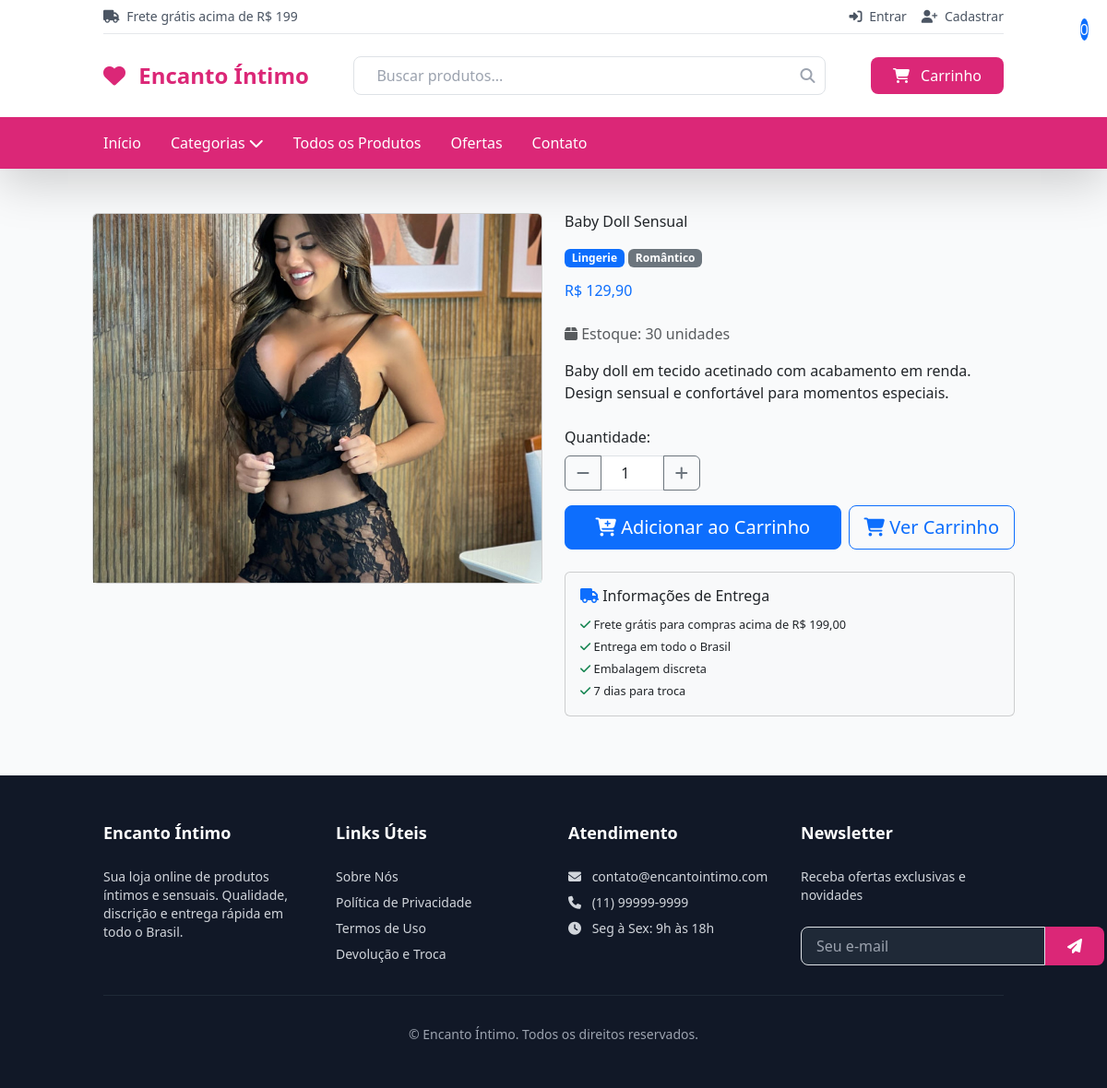
The page /produtos/baby-doll-sensual/ on the database its author committed.
### produtos/models.py (models this page shows, shortened)
class Produto(models.Model):
    TAMANHOS_CHOICES = [
        ('PP', 'PP'),
        ('P', 'P'),
        ('M', 'M'),
        ('G', 'G'),
        ('GG', 'GG'),
        ('XG', 'XG'),
        ('XXG', 'XXG'),
        ('UNICO', 'Tamanho Único'),
    ]
    nome = models.CharField(max_length=200, verbose_name="Nome")
    slug = models.SlugField(max_length=200, unique=True, blank=True)
    descricao = models.TextField(verbose_name="Descrição")
    descricao_curta = models.CharField(max_length=300, blank=True, verbose_name="Descrição Curta")
    preco = models.DecimalField(max_digits=10, decimal_places=2, verbose_name="Preço")
    preco_promocional = models.DecimalField(max_digits=10, decimal_places=2, blank=True, null=True, verbose_name="Preço Promocional")
    categoria = models.ForeignKey(Categoria, on_delete=models.CASCADE, related_name='produtos', verbose_name="Categoria")
    fornecedor = models.ForeignKey(Fornecedor, on_delete=models.CASCADE, related_name='produtos', verbose_name="Fornecedor")
    tags = models.ManyToManyField(Tag, blank=True, verbose_name="Tags")
    tamanhos_disponiveis = models.JSONField(default=list, verbose_name="Tamanhos Disponíveis")
    cores_disponiveis = models.JSONField(default=list, verbose_name="Cores Disponíveis")
    material = models.CharField(max_length=200, blank=True, verbose_name="Material")
    peso = models.DecimalField(max_digits=5, decimal_places=2, blank=True, null=True, verbose_name="Peso (kg)")
    estoque_virtual = models.PositiveIntegerField(default=999, verbose_name="Estoque Virtual")
    vendas_simuladas = models.PositiveIntegerField(default=0, verbose_name="Vendas Simuladas")
    meta_title = models.CharField(max_length=60, blank=True, verbose_name="Meta Title")
    meta_description = models.CharField(max_length=160, blank=True, verbose_name="Meta Description")
    ativo = models.BooleanField(default=True, verbose_name="Ativo")
    destaque = models.BooleanField(default=False, verbose_name="Produto em Destaque")
    data_cadastro = models.DateTimeField(auto_now_add=True, verbose_name="Data de Cadastro")
    data_atualizacao = models.DateTimeField(auto_now=True, verbose_name="Última Atualização")
    class Meta:
        verbose_name = "Produto"
        verbose_name_plural = "Produtos"
        ordering = ['-data_cadastro']
    @property
    def tem_promocao(self):
        return bool(self.preco_promocional and self.preco_promocional < self.preco)
    @property
    def imagem_principal(self):
        primeira_imagem = self.imagens.first()
        return primeira_imagem.imagem if primeira_imagem else None
    def estoque_disponivel(self):
        return max(0, self.estoque_virtual - self.vendas_simuladas)

class ImagemProduto(models.Model):
    produto = models.ForeignKey(Produto, on_delete=models.CASCADE, related_name='imagens', verbose_name="Produto")
    imagem = models.ImageField(upload_to='produtos/', verbose_name="Imagem")
    alt_text = models.CharField(max_length=200, blank=True, verbose_name="Texto Alternativo")
    ordem = models.PositiveIntegerField(default=0, verbose_name="Ordem")
    class Meta:
        verbose_name = "Imagem do Produto"
        verbose_name_plural = "Imagens dos Produtos"
        ordering = ['ordem']

class Categoria(models.Model):
    nome = models.CharField(max_length=100, unique=True, verbose_name="Nome")
    slug = models.SlugField(max_length=100, unique=True, blank=True)
    descricao = models.TextField(blank=True, verbose_name="Descrição")
    imagem = models.ImageField(upload_to='categorias/', blank=True, verbose_name="Imagem")
    ativo = models.BooleanField(default=True, verbose_name="Ativo")
    ordem = models.PositiveIntegerField(default=0, verbose_name="Ordem de Exibição")
    class Meta:
        verbose_name = "Categoria"
        verbose_name_plural = "Categorias"
        ordering = ['ordem', 'nome']

class Tag(models.Model):
    nome = models.CharField(max_length=50, unique=True, verbose_name="Nome")
    slug = models.SlugField(max_length=50, unique=True, blank=True)
    cor = models.CharField(max_length=7, default='#000000', verbose_name="Cor (Hex)")
    class Meta:
        verbose_name = "Tag"
        verbose_name_plural = "Tags"
        ordering = ['nome']

### produtos/views.py (the view)
# urls.py: path('<slug:slug>/', views.ProdutoDetailView.as_view(), name='produto_detail'),
class ProdutoDetailView(DetailView):
    model = Produto
    template_name = 'produtos/detalhe.html'
    context_object_name = 'produto'
    slug_field = 'slug'
    slug_url_kwarg = 'slug'
    def get_queryset(self):
        return Produto.objects.filter(ativo=True).select_related('categoria', 'fornecedor').prefetch_related('imagens', 'tags')

### carrinho/context_processors.py (called while the page is built, shortened)
def carrinho(request):
    carrinho_obj = None
    total_itens = 0
    subtotal = 0
    if request.user.is_authenticated:
        try:
            carrinho_obj = Carrinho.objects.get(usuario=request.user)
            total_itens = carrinho_obj.total_itens
            subtotal = carrinho_obj.subtotal
        except Carrinho.DoesNotExist:
            pass
    else:
        session_key = request.session.session_key
    return {
        'carrinho': carrinho_obj,
        'carrinho_total_itens': total_itens,
        'carrinho_subtotal': subtotal,
    }

### templates/produtos/detalhe.html (shortened to what this page needs)
{% extends 'base.html' %}
{% block extra_css %}
<link href="https://cdn.jsdelivr.net/npm/bootstrap@5.3.2/dist/css/bootstrap.min.css" rel="stylesheet">
{% endblock %}
{% block content %}
<div class="container my-5">
    <div class="row">
        <div class="col-md-6">
            <div class="card">
                {% if produto.imagem_principal %}
                    <img src="{{ produto.imagem_principal.url }}"
                         class="card-img-top"
                         alt="{{ produto.nome }}"
                         style="height: 400px; object-fit: cover;">
                {% else %}
                    <div class="card-img-top bg-light d-flex align-items-center justify-content-center"
                         style="height: 400px;">
                        <i class="fas fa-heart fa-5x text-muted"></i>
                    </div>
                {% endif %}
            </div>
        </div>
        <div class="col-md-6">
            <h1 class="mb-3">{{ produto.nome }}</h1>
            <div class="mb-3">
                <span class="badge bg-primary">{{ produto.categoria.nome }}</span>
                {% for tag in produto.tags.all %}
                    <span class="badge bg-secondary">{{ tag.nome }}</span>
                {% endfor %}
            </div>
            <div class="mb-4">
                {% if produto.tem_promocao %}
                    <h3 class="text-primary mb-0">
                        R$ {{ produto.preco_promocional|floatformat:2 }}
                    </h3>
                    <small class="text-muted text-decoration-line-through">
                        R$ {{ produto.preco|floatformat:2 }}
                    </small>
                    <span class="badge bg-success ms-2">
                        {{ produto.percentual_desconto }}% OFF
                    </span>
                {% else %}
                    <h3 class="text-primary">R$ {{ produto.preco|floatformat:2 }}</h3>
                {% endif %}
            </div>
            <div class="mb-3">
                <p class="text-muted">
                    <i class="fas fa-box"></i>
                    Estoque: {{ produto.estoque_disponivel }} unidades
                </p>
            </div>
            <div class="mb-4">
                <p>{{ produto.descricao|linebreaks }}</p>
            </div>
            <form id="add-to-cart-form" class="mb-4">
                <div class="row mb-3">
                    <div class="col-md-4">
                        <label for="quantidade" class="form-label">Quantidade:</label>
                        <div class="input-group">
                            <button class="btn btn-outline-secondary" type="button" onclick="changeQuantity(-1)">
                                <i class="fas fa-minus"></i>
                            </button>
                            <input type="number"
                                   class="form-control text-center"
                                   id="quantidade"
                                   name="quantidade"
                                   value="1"
                                   min="1"
                                   max="{{ produto.estoque_disponivel }}">
                            <button class="btn btn-outline-secondary" type="button" onclick="changeQuantity(1)">
                                <i class="fas fa-plus"></i>
                            </button>
                        </div>
                    </div>
                </div>
                <div class="d-grid gap-2 d-md-flex">
                    <button type="button"
                            class="btn btn-primary btn-lg flex-fill"
                            onclick="adicionarAoCarrinho({{ produto.id }}, document.getElementById('quantidade').value)"
                            {% if produto.estoque_disponivel == 0 %}disabled{% endif %}>
                        <i class="fas fa-cart-plus"></i>
                        {% if produto.estoque_disponivel == 0 %}
                            Produto Esgotado
                        {% else %}
                            Adicionar ao Carrinho
                        {% endif %}
                    </button>
                    <a href="{% url 'carrinho:carrinho' %}" class="btn btn-outline-primary btn-lg">
                        <i class="fas fa-shopping-cart"></i> Ver Carrinho
                    </a>
                </div>
            </form>
            <div class="card bg-light">
                <div class="card-body">
                    <h6 class="card-title">
                        <i class="fas fa-truck text-primary"></i> Informações de Entrega
                    </h6>
                    <ul class="list-unstyled mb-0">
                        <li><small><i class="fas fa-check text-success"></i> Frete grátis para compras acima de R$ 199,00</small></li>
                        <li><small><i class="fas fa-check text-success"></i> Entrega em todo o Brasil</small></li>
                        <li><small><i class="fas fa-check text-success"></i> Embalagem discreta</small></li>
                        <li><small><i class="fas fa-check text-success"></i> 7 dias para troca</small></li>
                    </ul>
                </div>
            </div>
        </div>
    </div>
</div>
{% endblock %}

### templates/base.html (style rules this page uses)
body { font-family: 'Poppins', sans-serif; }

### rows shown on the page
Produto: imagem_principal (picture), nome "Baby Doll Sensual", categoria.nome "Lingerie", preco "129,90", estoque_disponivel "30", descricao "Baby doll em tecido acetinado com acabamento em renda. Design sensual e confortável para momentos especiais."
Tag: nome "Romântico"
